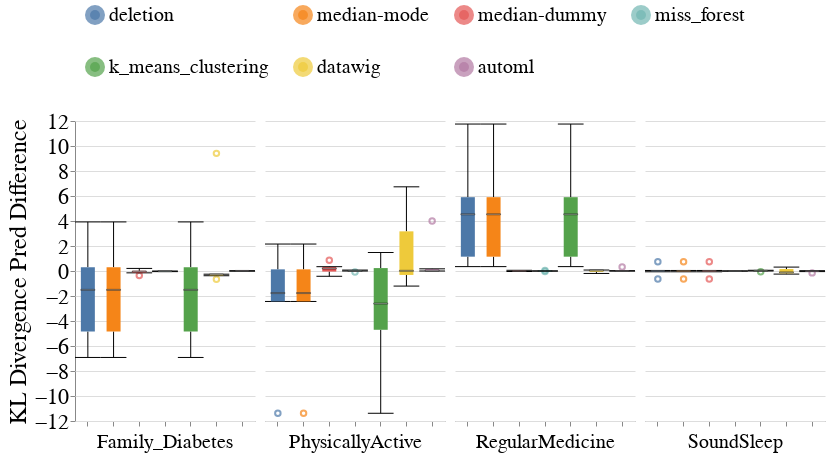

Notebook code for this chart:
### Code cell
create_box_plots_for_mixed_exp(dataset_name=DATASET_NAME,
                               column_names=['Family_Diabetes', 'PhysicallyActive', 'RegularMedicine', 'SoundSleep'],
                               metric_name='kl_divergence_pred',
                               group=SENSITIVE_ATTR_FOR_DISPARITY_METRICS,
                               db_client=db_client,
                               without_dummy=False)

### Figure 1 — Vega-Lite specification as saved in the notebook (floating-point values rounded to 4 significant figures; data arrays with more than 128 entries replaced by an {"elided": "..."} marker saying what was removed)
{"config": {"view": {"continuousWidth": 400, "continuousHeight": 300, "stroke": null}, "axis": {"labelFontSize": 22, "labelFontWeight": "normal", "titleFontSize": 24, "titleFontWeight": "normal"}, "facet": {"spacing": 10}, "header": {"labelFontSize": 20, "labelOrient": "bottom", "labelPadding": 5, "titleFontSize": 20}, "legend": {"columns": 4, "direction": "horizontal", "labelFontSize": 20, "labelLimit": 400, "orient": "top", "symbolOffset": 10, "symbolStrokeWidth": 10, "titleAnchor": "middle", "titleFontSize": 22, "titleLimit": 300}, "title": {"fontSize": 20}}, "data": {"name": "data-6696d4a76c27a502c2e9443d3b3912ff"}, "mark": {"type": "boxplot", "median": {"stroke": "black", "strokeWidth": 0.7}, "ticks": true}, "encoding": {"color": {"field": "Null_Imputer_Name", "sort": ["deletion", "median-mode", "median-dummy", "miss_forest", "k_means_clustering", "datawig", "automl"], "title": null, "type": "nominal"}, "column": {"field": "Column_With_Nulls", "title": null, "type": "nominal"}, "x": {"axis": {"labels": false}, "field": "Null_Imputer_Name", "sort": ["deletion", "median-mode", "median-dummy", "miss_forest", "k_means_clustering", "datawig", "automl"], "title": null, "type": "nominal"}, "y": {"field": "Kl_Divergence_Pred_Difference", "scale": {"zero": false}, "title": "KL Divergence Pred Difference", "type": "quantitative"}}, "width": 180, "$schema": "https://vega.github.io/schema/vega-lite/v4.17.0.json", "datasets": {"data-6696d4a76c27a502c2e9443d3b3912ff": {"elided": "168 records"}}}
